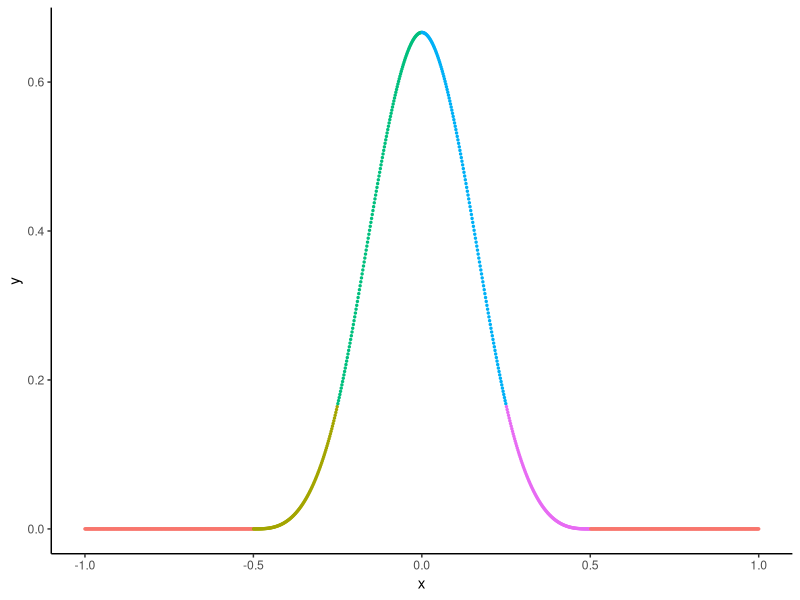
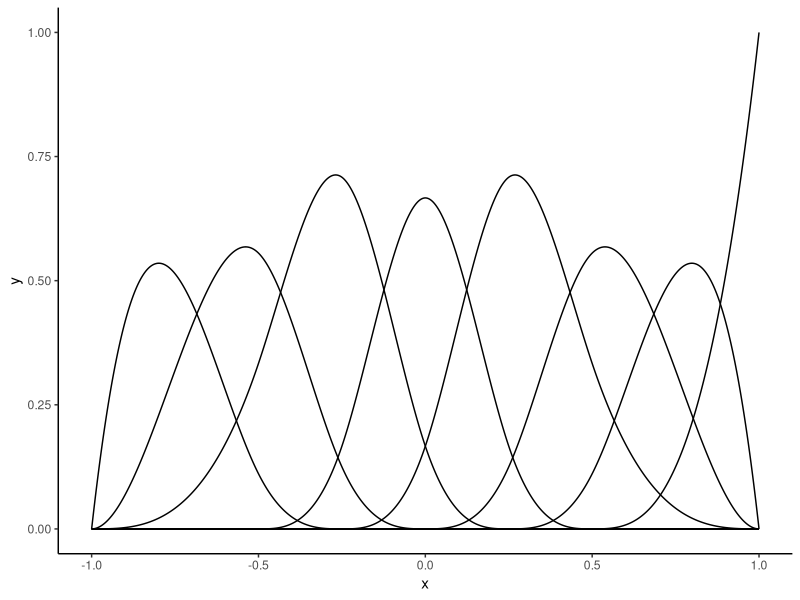
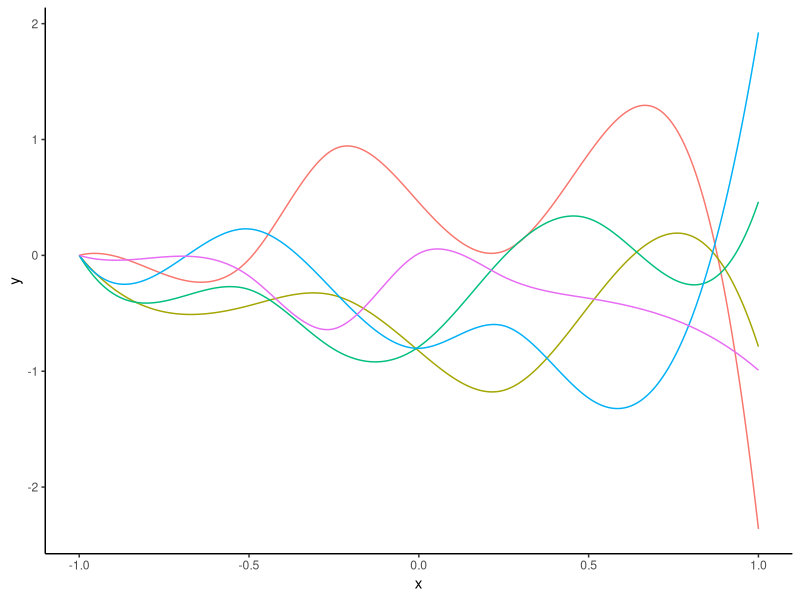
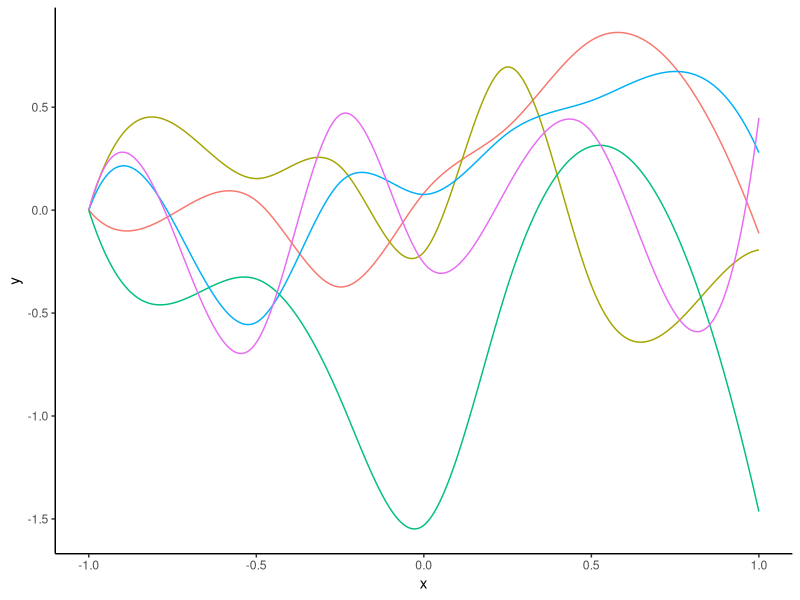
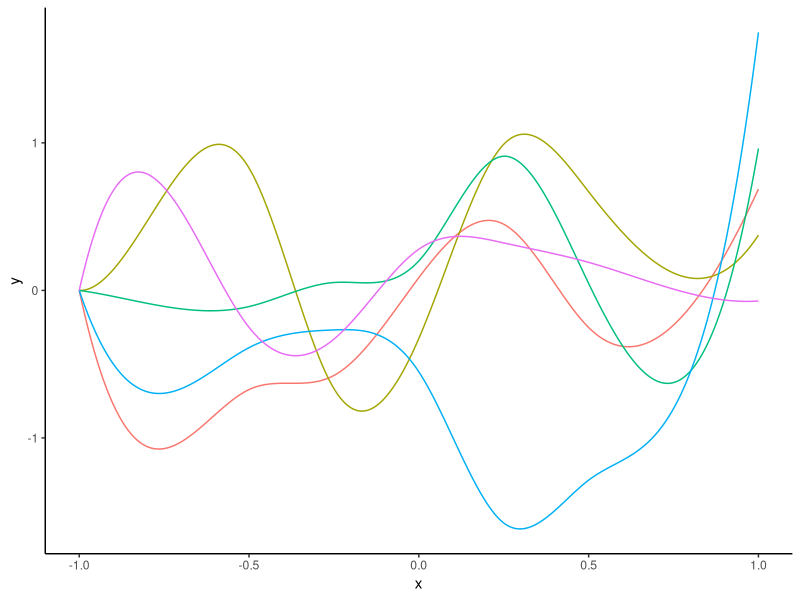
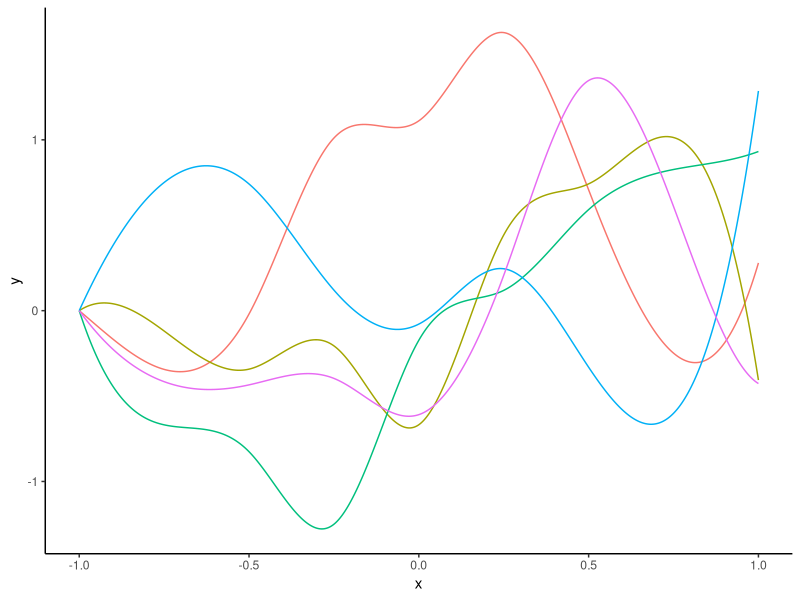
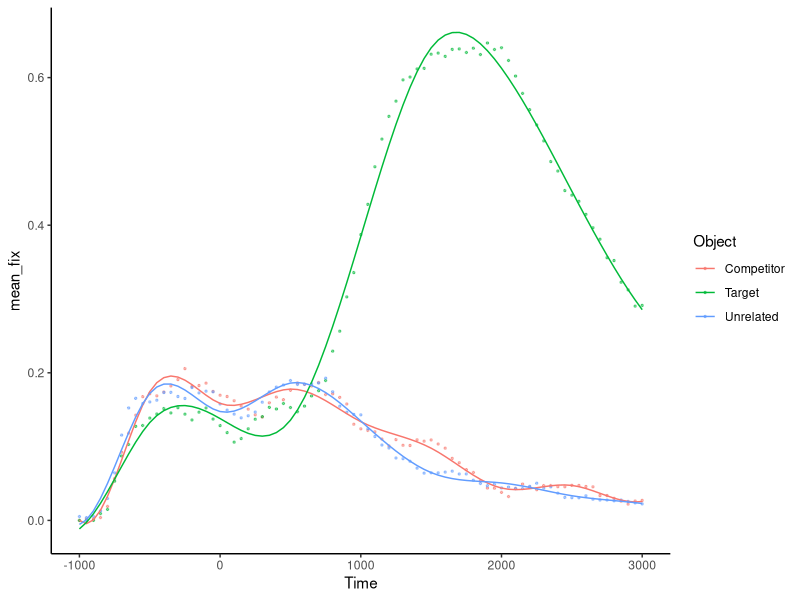

Write R code to recreate these figures, in order.
## ---- chunk 1
knitr::opts_chunk$set(echo = F, prompt = F, warning = F, message = F, comment='#>')
# Thanks to 
# https://github.com/ramnathv/slidify/issues/189#issuecomment-15850008
hook1 <- function(x){ gsub("```\n*```r*\n*", "", x) }
hook2 <- function(x){ gsub("```\n+```\n", "", x) }
knitr::knit_hooks$set(document = hook1)
## ---- chunk 2
library(tidyverse)
library(magrittr)
library(modelr)
theme_set(theme_classic())
## ---- chunk 3
b_spline <- function(x, knots, show_piece = F){
  
  stopifnot(length(knots) == 5)
  
  .b_spline <- function(x){
    if (x >= knots[1] & x < knots[2]) {
      piece <- 1
      u <- (x-knots[1])/(knots[2] - knots[1])
      y <- 1/6 * u^3 
      
    } else if (x >= knots[2] & x < knots[3]) {
      piece <- 2
      u <- (x-knots[2])/(knots[3] - knots[2])
      y <- 1/6 * (1 + 3*u + 3*u^2 - 3*u^3)
      
    } else if (x >= knots[3] & x < knots[4]) {
      piece <- 3
      u <- (x-knots[3])/(knots[4] - knots[3])
      y <- 1/6 * (4 - 6*u^2 + 3*u^3)
      
    } else if (x >= knots[4] & x <= knots[5]) {
      piece <- 4
      u <- (x-knots[4])/(knots[5] - knots[4])
      y <- 1/6 * (1 - 3*u + 3*u^2 - u^3)
    }
    else {
      piece <- 0
      y <- 0 
    } 
    
    if (!show_piece) return(y)
    
    c(y, piece)
  
  }
  
  if (!show_piece){
    tibble(x = x, 
           y = map_dbl(x, .b_spline)
    )
  } else {
    map(x, .b_spline) %>% 
      do.call(rbind, .)%>%
      set_colnames(c('y', 'segment')) %>% 
      as_tibble() %>% 
      mutate(x = x) %>% 
      mutate_at(vars(segment), as.factor) %>% 
      select(x, everything())
  }
  
}
## ---- chunk 4
x <- seq(-1, 1, length.out = 1000)
knots <- seq(-0.5, 0.5, length.out = 5)
b_spline(x, knots = knots, show_piece = T) %>%
  ggplot(mapping = aes(x = x, 
                       y = y, 
                       colour = segment)) +
  geom_point(size = 0.5) +
  theme(legend.position="none")
## ---- chunk 5
library(splines)

p1 <- imap_dfr(seq(1,length(knots)-4),
         ~b_spline(x, knots = knots[.x:(.x+4)]) %>% 
           mutate(k = .y)
) %>% ggplot(mapping = aes(x = x, y = y, group = k)) + geom_line()

bs(x, knots  = knots) %>% 
  as.data.frame() %>% 
  as_tibble() %>% 
  mutate(x=x) %>% 
  gather(k, y, -x) %>% ggplot(mapping = aes(x = x, y = y, group = k)) + geom_line()


## ---- chunk 6
rbspline <- function(x, knots){
  tibble(x = x,
         y = bs(x, knots = knots) %*% rnorm(length(knots) + 3) %>% 
           as.vector()
  )
  
}

rbspline_examples <- function(i){
  set.seed(i)
  Df <- imap(rerun(5, rbspline(x, knots)), 
             ~mutate(., example = .y)) %>% 
    bind_rows() %>% 
    mutate_at(vars(example), as.character)
  
  p <- Df %>% ggplot(mapping = aes(x = x, y = y, colour = example)) + 
    geom_line() +
    theme(legend.position="none")
  
  p
}

# we could use specific seeds here, or just let the previous seed decide
plot_ids <- sample(seq(1000, 10000), 4)

#do.call(plot_grid, map(plot_ids, rbspline_examples))

rbspline_examples(1010)
## ---- chunk 7
rbspline_examples(101)
## ---- chunk 8
rbspline_examples(1201)
## ---- chunk 9
rbspline_examples(1013)
## ---- chunk 10
eyefix_df <- read_csv('../data/funct_theme_pts.csv')

eyefix_df_avg <- eyefix_df %>% 
  group_by(Time, Object) %>% 
  summarize(mean_fix = mean(meanFix)) %>% 
  ungroup()

eyefix_df_avg_targ <- filter(eyefix_df_avg, Object == 'Target')

## ---- chunk 11
library(splines)
knots <- seq(-500, 2500, by = 500)
M_bs <- lm(mean_fix ~ bs(Time, knots = knots)*Object, 
           data=eyefix_df_avg)
## ---- chunk 12
eyefix_df_avg%>%
  add_predictions(M_bs) %>%
  ggplot(mapping = aes(x = Time, group = Object, colour = Object)) +
  geom_point(aes(y = mean_fix), size = 0.5, alpha = 0.5) +
  geom_line(aes(y = pred))
